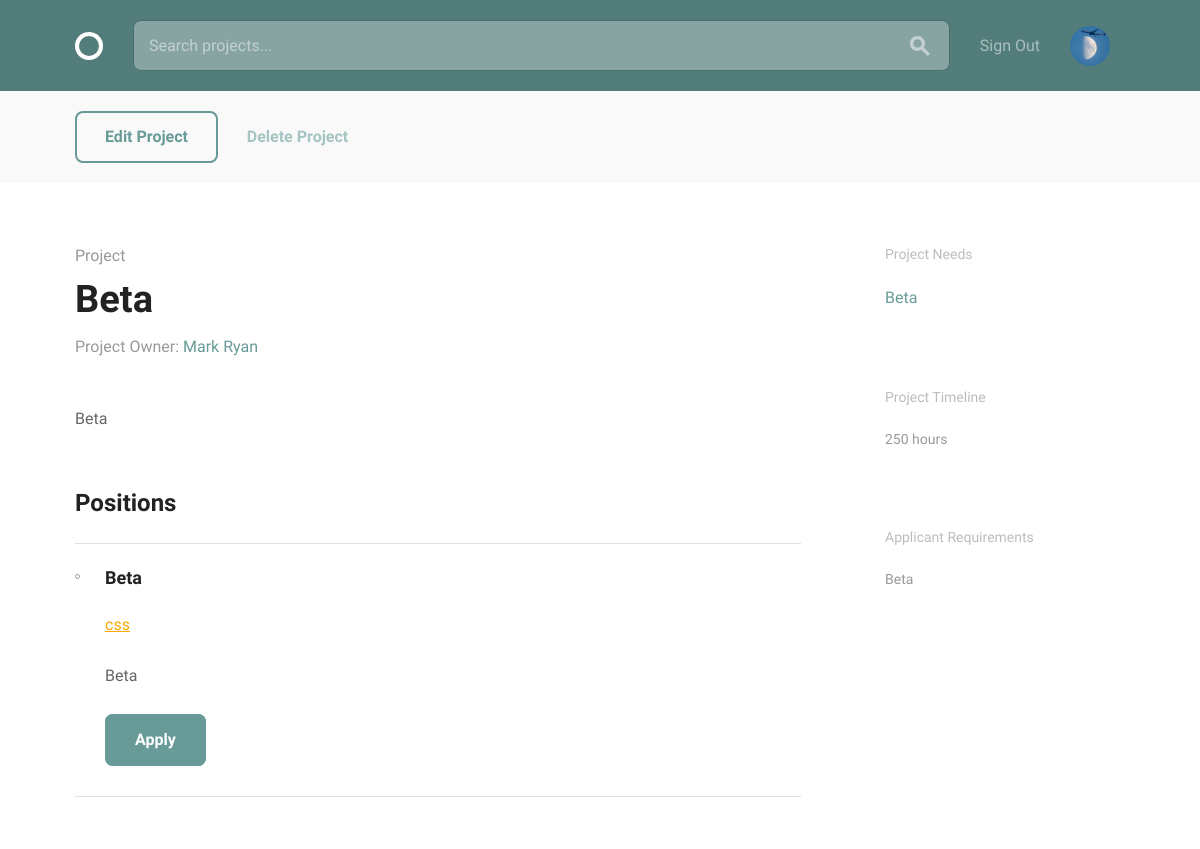
Page /projects/detail/beta/ (signed in) on the earlier database version.
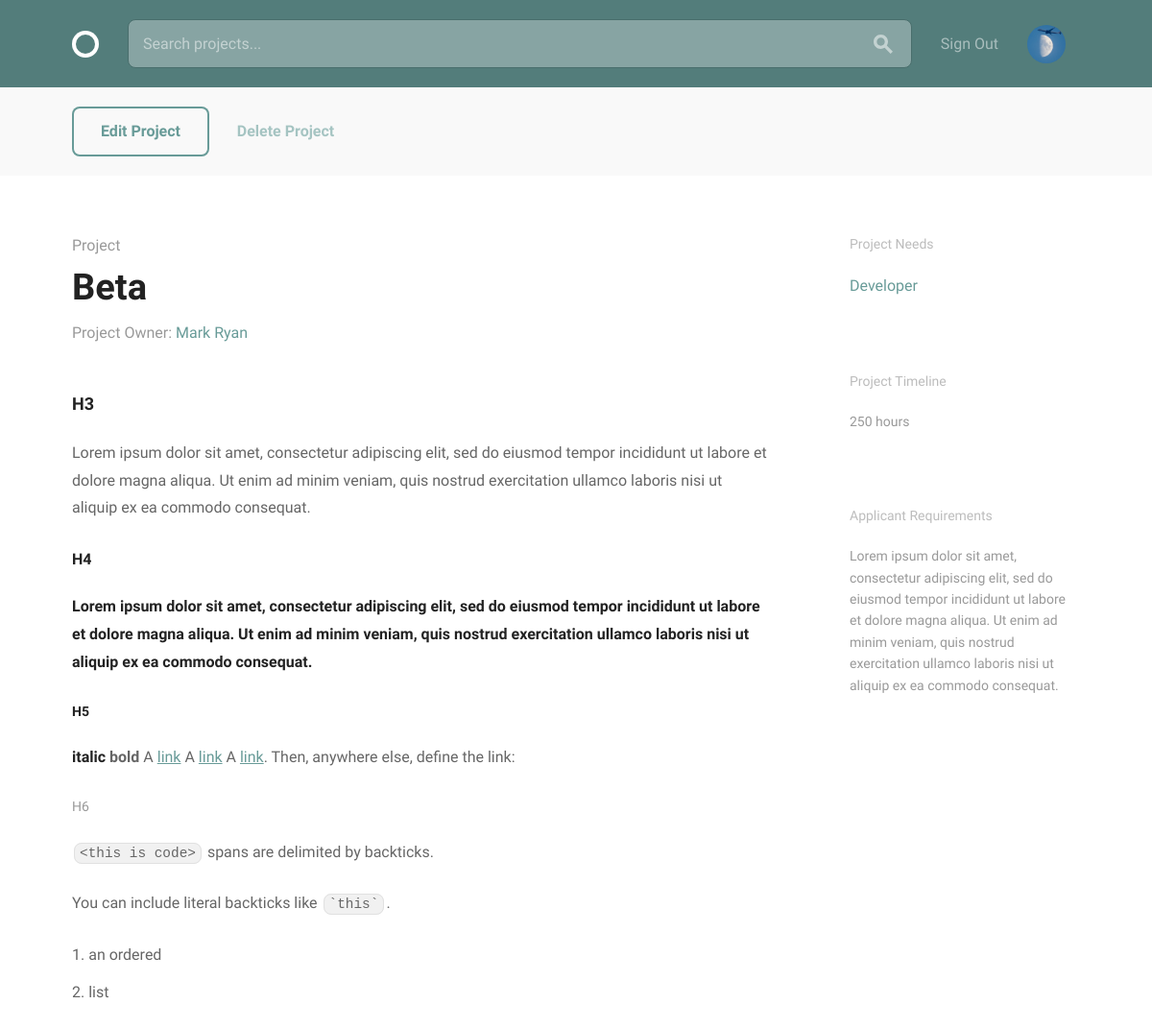
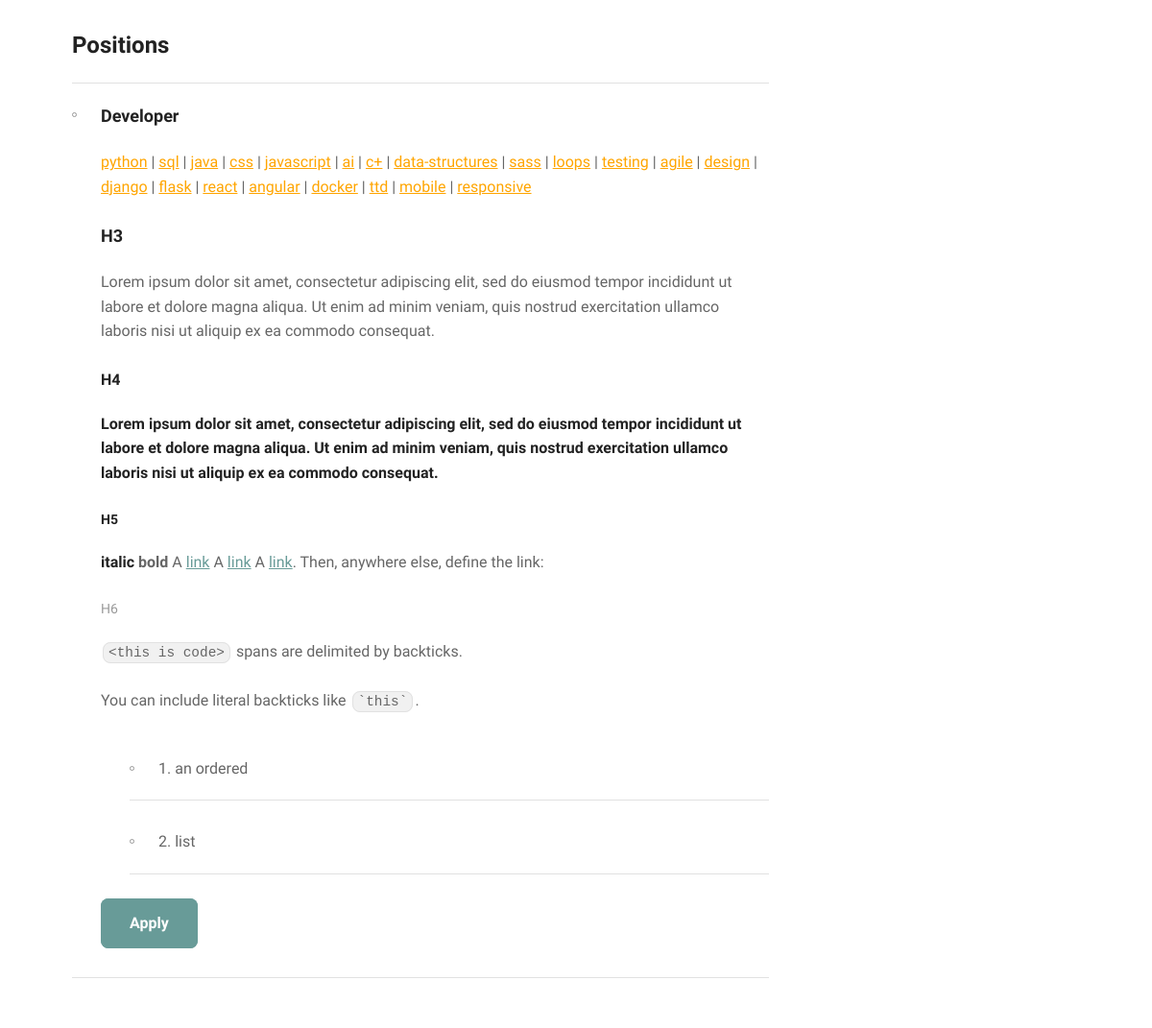
Same page on the later database version (2 pictures, top to bottom).
### accounts/models.py (models this page shows, shortened)
class User(AbstractBaseUser):
    email = models.EmailField(
        verbose_name='email address',
        max_length=255,
        unique=True,
    )
    first_name = models.CharField(max_length=255)
    last_name = models.CharField(max_length=255)
    about = models.TextField(
        max_length=2500,
        default="Markdown available, preview below."
    )
    avatar = models.ImageField(
        default="default_avatars/blank.png",
        upload_to="avatars"
    )
    skills = models.ManyToManyField(
        "Skill", related_name="users")  # on delete issues?
    is_active = models.BooleanField(default=False)
    is_admin = models.BooleanField(default=False)
    objects = UserManager()
    USERNAME_FIELD = 'email'
    REQUIRED_FIELDS = ['first_name', ]
    def __str__(self):
        if not self.first_name:
            return self.email
        return self.first_name + " " + self.last_name

class Skill(models.Model):
    name = models.CharField(max_length=255, unique=True)
    def __str__(self):
        return self.name

### projects/models.py (models this page shows, shortened)
class Project(models.Model):
    STATUS = (
        ('A', 'Open'),
        ('B', 'Closed'),
        ('C', 'Complete'),
    )
    owner = models.ForeignKey(
        settings.AUTH_USER_MODEL,
        on_delete=models.PROTECT,
        related_name="projects"
    )
    title = models.CharField(max_length=255, unique=True)
    description = models.TextField(max_length=2000)
    time_estimate = models.IntegerField()
    applicant_requirements = models.TextField(max_length=2000)
    status = models.CharField(max_length=1, choices=STATUS)
    created = models.DateTimeField(auto_now_add=True)
    slug = models.SlugField(blank=True)
    class Meta:
        ordering = ['-created']

class Position(models.Model):
    STATUS = (
        ('E', 'Empty'),
        ('F', 'Filled')
    )
    project = models.ForeignKey(Project, on_delete=models.CASCADE)
    title = models.CharField(max_length=255)
    description = models.TextField(max_length=2000)
    skills = models.ManyToManyField('accounts.Skill', related_name="positions")
    status = models.CharField(max_length=1, choices=STATUS)
    time_estimate = models.IntegerField()
    slug = models.SlugField(editable=False, blank=True)
    created = models.DateTimeField(auto_now_add=True)
    class Meta:
        ordering = ['-created']

### projects/views.py (the view)
# urls.py: path('detail/<slug>/', views.ProjectView.as_view(), name='project'),
class ProjectView(CustomLoginRequired, PrefetchRelatedMixin, DetailView):
    model = Project
    template_name = 'projects/project.html'
    prefetch_related = ['position_set', 'position_set__skills', ]
    def get_context_data(self, **kwargs):
        context = super().get_context_data(**kwargs)
        context['searchform'] = SearchBarForm()
        return context

### projects/forms.py
class SearchBarForm(forms.Form):
    q = forms.CharField(
        max_length=255,
        widget=forms.TextInput(
            attrs={
                'placeholder': 'Search projects...',
                'style': 'margin-bottom:0',
                'class': 'search-bar'
            },
        ))

### projects/templatetags/project_extras.py (called while the page is built)
@register.simple_tag(takes_context=True)
def select_distinct_positions_from_project(context):
    project = context['project']
    positions = set()
    for position in project.position_set.all():
        title = position.title
        positions.add(title)
    return list(positions)

@register.simple_tag(takes_context=True)
def already_applied(context, position):
    for application in position.applications.all():
        if application.user == context['user']:
            return True
    return False

### projects/views.py (called while the page is built, shortened)
    def dispatch(self, request, *args, **kwargs):
        if not request.user.is_authenticated:
            return self.handle_no_permission()
        apps = Application.objects.filter(
            user=request.user,
            unread=True,
        )
        return super().dispatch(request, *args, **kwargs)

### projects/templates/projects/project.html (shortened to what this page needs)
{% extends 'layout.html' %}
{% load markdown_deux_tags %}
{% load project_extras %}
{% block body %}
<div class="circle--actions--bar">
  <div class="bounds">
    <div class="grid-100">
      <a class="button" href="{% url 'projects:create_update_project' slug=project.slug %}">Edit Project</a>
      <a class="button button-text" href="index.html">Delete Project</a>
    </div>
  </div>
</div>
<div class="bounds circle--page circle--article">
  <div class="grid-70">
    <div class="circle--article--header">
      <h4 class="circle--article--section">Project</h4>
      <h1 class="circle--article--title">{{ project.title }}</h1>
      <p class="circle--article--byline">Project Owner: <a>{{ project.owner }}</a></p>
    </div>
    <div class="circle--article--body">
      <p>{{ project.description|markdown }}</p>
    </div>
    <div class="circle--project--positions">
      <h2>Positions</h2>
      <ul class="circle--group--list">
        {% for position in project.position_set.all %}
        <li>
          <h3 id="{{ position.title }}">{{ position.title }}</h3>
          <p>{% for skill in position.skills.all %}{% if forloop.last %} <a class="skill-text"
              href="{% url 'projects:dashboard' category='skill' q=skill %}">{{ skill }}</a>{% else %} <a
              class="skill-text" href="{% url 'projects:dashboard' category='skill' q=skill %}">{{ skill }}</a>
            |{% endif %}{% endfor %}</p>
          <p>{{ position.description|markdown }}</p>
          {% if position.status == 'F' %}
          <a class="button button-primary button-inactive">Position Filled</a>
          {% else %}
          {% already_applied position as var %}
          {% if var == True %}
          <a class="button button-primary button-inactive" style="cursor:default">You've applied.</a>
          {% else %}
          <a class="button button-primary apply-button" pk="{{ position.id }}" id="apply-button-{{ position_pk }}"
            data-url="{% url 'projects:newapp' %}">Apply</a>
          {% endif %}
          {% endif %}
        </li>
        {% endfor %}
      </ul>
    </div>
  </div>
  <div class="grid-25 grid-push-5">
    <div class="circle--secondary--module">
      <h3>Project Needs</h3>
      <ul class="circle--link--list">
        {% select_distinct_positions_from_project as titles %}
        {% for title in titles %}
        <li><a href="#{{ title }}">{{ title }}</a></li>
        {% endfor %}
      </ul>
    </div>
    <div class="circle--secondary--module">
      <h3>Project Timeline</h3>
      <p>{{ project.time_estimate }} hours</p>
    </div>
    <div class="circle--secondary--module">
      <h3>Applicant Requirements</h3>
      <p>{{ project.applicant_requirements}}</p>
    </div>
  </div>
</div>
{% endblock %}

### templates/layout.html (shortened to what this page needs)
<!DOCTYPE html>
{% load static %}
<html lang="en">
<head>
  <link rel="stylesheet" href="{% static 'css/global.css' %}">
</head>
<body>
  <header class="circle--header">
    <div class="bounds">
      <div class="circle--fluid">
        <div class="circle--fluid--cell">
          <h1 class="hide-text circle--logo"><a class="logo" href="{% url 'projects:dashboard' category='all' q='all' %}">Circle</a></h1>
        </div>
        <div class="circle--fluid--cell circle--fluid--primary">
          <div class="circle--search">
            {% if searchform %}
            <form method="GET" action={% url 'projects:searchbar' %} style="margin-bottom:0">
                {{ searchform.q }}
                <button type="submit">
                </button>
            </form>
            {% endif %}
          </div>
        </div>
        <div class="circle--fluid--cell circle--fluid--secondary">
          <nav>
            <ul class="circle--inline">
                {% if user.is_authenticated %}
                    <li><a href="{% url 'logout' %}">Sign Out</a></li>
                {% else %}
                    <li><a href="{% url 'accounts:register' %}">Sign Up</a></li>
                    <li><a href="{% url 'login' %}">Sign In</a></li>
                {% endif %}
            </ul>
          </nav>
        </div>
        <div class="circle--fluid--cell">
          {% if user.is_authenticated %}
            <div class="image-cropper">
                <a href="{% url 'accounts:profile' pk=user.id %}">
                <img src="{{ user.avatar.url }}" alt="avatar" class="profile-pic" href="{% url 'accounts:profile' pk=user.id %}">
                </a>
              </div>
          {% endif %}
        </div>
      </div>
    </div>
  </header>
{% block body %}
{% endblock %}
</body>
</html>

Differences in the rows shown:
changed Project "Beta": description "Beta" → "H3 Lorem ipsum dolor sit amet, consectetur adipiscing elit, sed do eiusmod tempor incididunt ut labore et dolore magna aliqua. Ut enim ad minim veniam, quis nostrud exercitation ullamco laboris nisi ut aliquip ex ea commodo consequat. H4 Lorem ipsum dolor sit amet, consectetur adipiscing elit, sed do eiusmod tempor incididunt ut labore et dolore magna aliqua. Ut enim ad minim veniam, quis nostrud exercitation ullamco laboris nisi ut aliquip ex ea commodo consequat. H5 italic bold A link A link A link . Then, anywhere else, define the link: H6 <this is code> spans are delimited by backticks. You can include literal backticks like `this` . an ordered list"; applicant_requirements "Beta" → "Lorem ipsum dolor sit amet, consectetur adipiscing elit, sed do eiusmod tempor incididunt ut labore et dolore magna aliqua. Ut enim ad minim veniam, quis nostrud exercitation ullamco laboris nisi ut aliquip ex ea commodo consequat."
changed Position: gains Skill (name "python"); gains Skill (name "sql"); gains Skill (name "java"); gains Skill (name "javascript"); gains Skill (name "ai"); gains Skill (name "c+"); title "Beta" → "Developer"; description "Beta" → "H3 Lorem ipsum dolor sit amet, consectetur adipiscing elit, sed do eiusmod tempor incididunt ut labore et dolore magna aliqua. Ut enim ad minim veniam, quis nostrud exercitation ullamco laboris nisi ut aliquip ex ea commodo consequat. H4 Lorem ipsum dolor sit amet, consectetur adipiscing elit, sed do eiusmod tempor incididunt ut labore et dolore magna aliqua. Ut enim ad minim veniam, quis nostrud exercitation ullamco laboris nisi ut aliquip ex ea commodo consequat. H5 italic bold A link A link A link . Then, anywhere else, define the link: H6 <this is code> spans are delimited by backticks. You can include literal backticks like `this` . an ordered list"
added Skill: name "data-structures"
added Skill: name "sass"
added Skill: name "loops"
added Skill: name "testing"
added Skill: name "agile"
added Skill: name "design"
added Skill: name "django"
added Skill: name "flask"
added Skill: name "react"
added Skill: name "angular"
added Skill: name "docker"
added Skill: name "ttd"
added Skill: name "mobile"
added Skill: name "responsive"
Other differences:
new list line: "Developer"
list line gone: "Beta"
